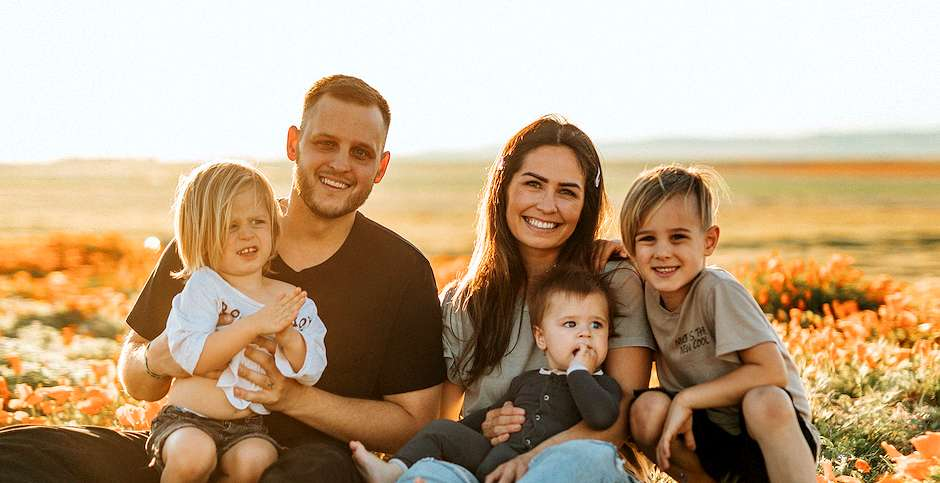
#> input picture Lab/fotos/familia_2.jpg, 940 x 483 px
$ jupyter execute --allow-errors practica_8.ipynb
#> lines starting #> are read from the running program, lines starting #| are printed output that depends on the picture
[cell 1]
import cv2
import numpy as np
from matplotlib import pyplot as plt

def imshow(title = "Image", image = None, size = 10):
    w, h = image.shape[0], image.shape[1]
    aspect_ratio = w/h
    plt.figure(figsize=(size * aspect_ratio,size))
    plt.imshow(cv2.cvtColor(image, cv2.COLOR_BGR2RGB))
    plt.title(title)
    plt.show()

[cell 2]
# Usamos la funcio CascadeClassifier
# El archivo XML del clasificador se guarda en una variable
face_classifier = cv2.CascadeClassifier('haarcascade_frontalface_default.xml')

# Cargamos nuestra imagen y la convertimos a escala de grises
image = cv2.imread('fotos/familia_2.jpg')
#> image is the input picture: shape (483, 940, 3); mean B, G, R 133.4, 163.9, 189.6
imshow('Imagen Original', image)
gray = cv2.cvtColor(image, cv2.COLOR_BGR2GRAY)
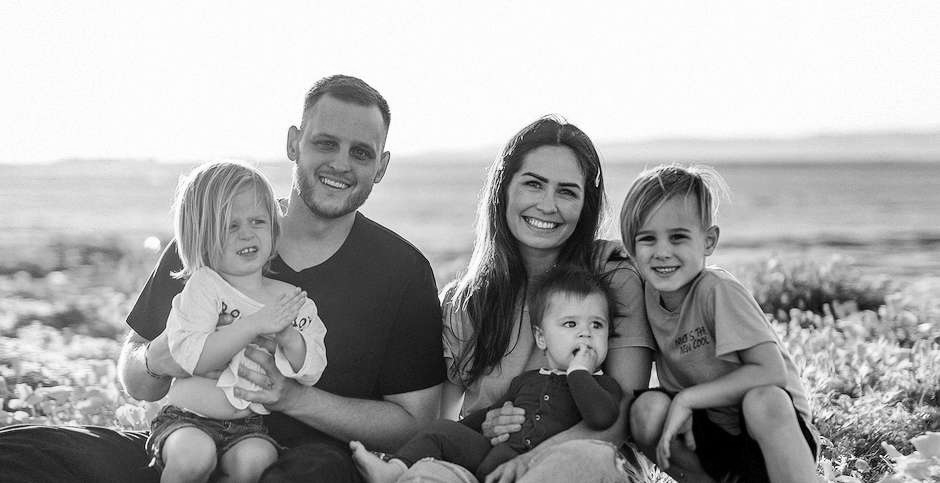
#> gray: shape (483, 940); min 0, max 255, mean 168.2


#El clasificador regresa el ROI de la cara detectada
#Guarfa la coordenada de la esquina superior izquierda y la coordeada inferior derecha
faces = face_classifier.detectMultiScale(gray, scaleFactor = 1.3, minNeighbors = 5)
#> faces = [[212, 198, 70, 70], [500, 150, 98, 98], [624, 208, 80, 80], [542, 293, 79, 79], [287, 105, 108, 108]]

# Si no se detecta niguna cara al clasificador regresa una Tupla vacia
#> (the rest of this cell did not finish here and is left out)

[cell 3]
import numpy as np
import cv2

face_classifier = cv2.CascadeClassifier('haarcascade_frontalface_default.xml')
eye_classifier = cv2.CascadeClassifier('haarcascade_eye.xml')

img = cv2.imread('fotos/familia_4.jpg')
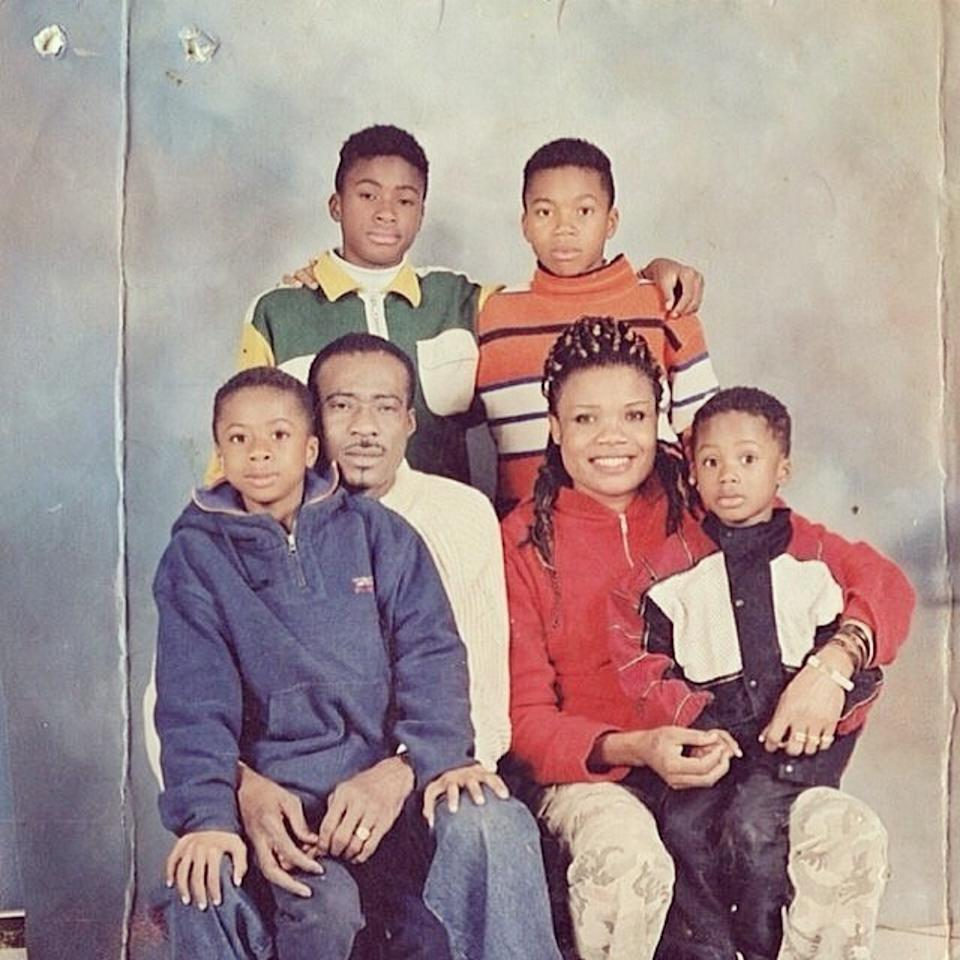
#> input picture Lab/fotos/familia_4.jpg, 960 x 960 px
#> img is the input picture: shape (960, 960, 3); mean B, G, R 142.9, 144.8, 164.6
gray = cv2.cvtColor(img, cv2.COLOR_BGR2GRAY)
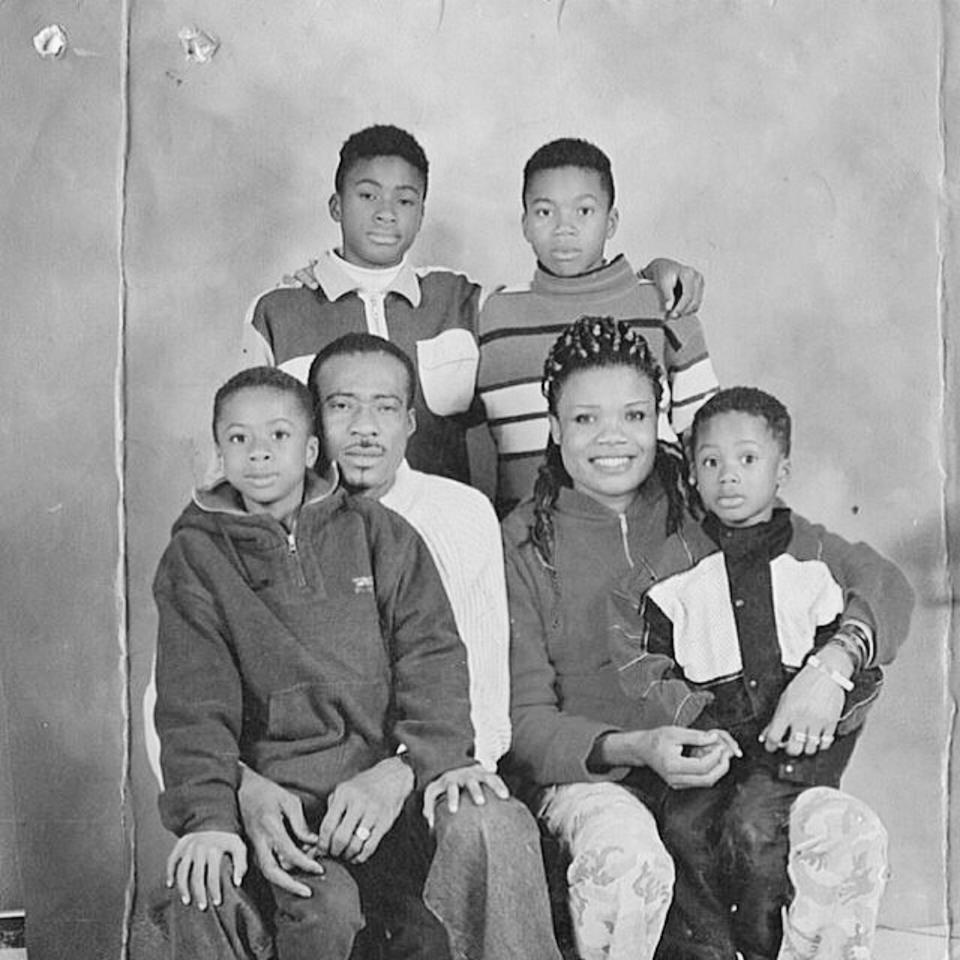
#> gray: shape (960, 960); min 3, max 253, mean 150.5

faces = face_classifier.detectMultiScale(gray, 1.3, 5)
#> faces = [[518, 173, 99, 99], [683, 423, 99, 99], [336, 157, 99, 99], [311, 364, 111, 111], [551, 372, 119, 119], [210, 397, 105, 105]]

# When no faces detected, face_classifier returns and empty tuple
#> (the rest of this cell did not finish here and is left out)
